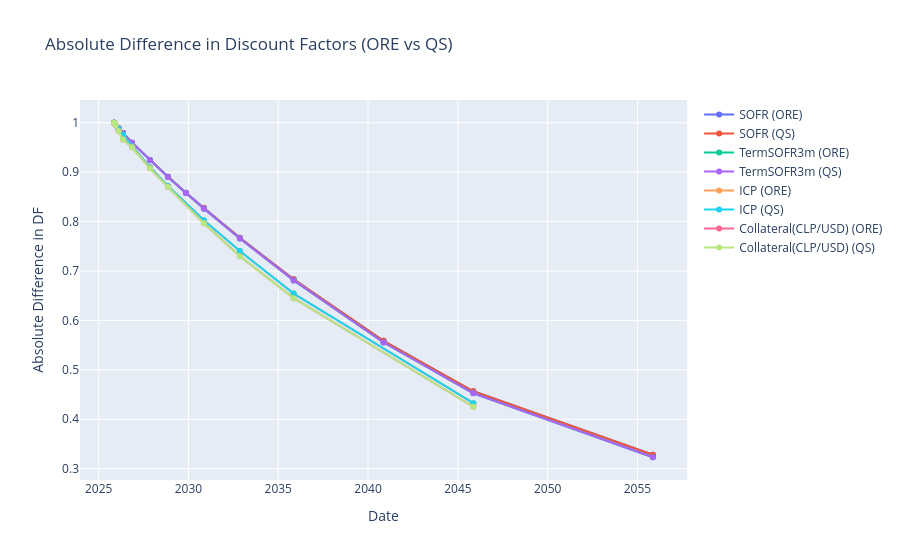

Write notebook code for a chart like this one.
### Code cell
fig = go.Figure()
for k in compare.keys():
    fig.add_trace(go.Scatter(x=compare[k]['Date'], y=compare[k]['DF (ORE)'], mode='lines+markers', name=k+' (ORE)'))
    fig.add_trace(go.Scatter(x=compare[k]['Date'], y=compare[k]['DF (QS)'], mode='lines+markers', name=k+' (QS)'))

fig.update_layout(title='Absolute Difference in Discount Factors (ORE vs QS)', xaxis_title='Date', yaxis_title='Absolute Difference in DF')
fig.show()

### Figure 1 — Plotly figure (JSON) as saved in the notebook; plotly's stock layout.template omitted (floating-point values rounded to 4 significant figures)
{"data": [{"mode": "lines+markers", "name": "SOFR (ORE)", "type": "scatter", "x": ["2025-11-11", "2025-11-12", "2026-02-11", "2026-05-11", "2026-11-11", "2027-11-11", "2028-11-11", "2029-11-11", "2030-11-11", "2032-11-11", "2035-11-11", "2040-11-11", "2045-11-11", "2055-11-11"], "y": [1.0, 0.9999, 0.989, 0.9791, 0.9597, 0.9244, 0.8908, 0.8586, 0.8273, 0.7673, 0.6834, 0.5587, 0.4566, 0.3281]}, {"mode": "lines+markers", "name": "SOFR (QS)", "type": "scatter", "x": ["2025-11-11", "2025-11-12", "2026-02-11", "2026-05-11", "2026-11-11", "2027-11-11", "2028-11-11", "2029-11-11", "2030-11-11", "2032-11-11", "2035-11-11", "2040-11-11", "2045-11-11", "2055-11-11"], "y": [1.0, 0.9999, 0.989, 0.9791, 0.9597, 0.9244, 0.8908, 0.8586, 0.8273, 0.7673, 0.6834, 0.5587, 0.4566, 0.3281]}, {"mode": "lines+markers", "name": "TermSOFR3m (ORE)", "type": "scatter", "x": ["2025-11-11", "2026-02-11", "2026-05-11", "2026-11-11", "2027-11-11", "2028-11-11", "2029-11-11", "2030-11-11", "2032-11-11", "2035-11-11", "2040-11-11", "2045-11-11", "2055-11-11"], "y": [1.0, 0.989, 0.979, 0.9596, 0.924, 0.8902, 0.8577, 0.8262, 0.7657, 0.681, 0.5553, 0.4526, 0.3231]}, {"mode": "lines+markers", "name": "TermSOFR3m (QS)", "type": "scatter", "x": ["2025-11-11", "2026-02-11", "2026-05-11", "2026-11-11", "2027-11-11", "2028-11-11", "2029-11-11", "2030-11-11", "2032-11-11", "2035-11-11", "2040-11-11", "2045-11-11", "2055-11-11"], "y": [1.0, 0.989, 0.979, 0.9596, 0.924, 0.8902, 0.8577, 0.8262, 0.7657, 0.681, 0.5553, 0.4526, 0.3231]}, {"mode": "lines+markers", "name": "ICP (ORE)", "type": "scatter", "x": ["2025-11-11", "2025-11-12", "2026-02-11", "2026-05-11", "2026-11-11", "2027-11-11", "2028-11-11", "2030-11-11", "2032-11-11", "2035-11-11", "2045-11-11"], "y": [1.0, 0.9999, 0.9874, 0.9757, 0.9526, 0.9102, 0.8723, 0.8026, 0.7404, 0.6544, 0.4325]}, {"mode": "lines+markers", "name": "ICP (QS)", "type": "scatter", "x": ["2025-11-11", "2025-11-12", "2026-02-11", "2026-05-11", "2026-11-11", "2027-11-11", "2028-11-11", "2030-11-11", "2032-11-11", "2035-11-11", "2045-11-11"], "y": [1.0, 0.9999, 0.9874, 0.9757, 0.9526, 0.9102, 0.8723, 0.8026, 0.7404, 0.6544, 0.4325]}, {"mode": "lines+markers", "name": "Collateral(CLP/USD) (ORE)", "type": "scatter", "x": ["2025-11-11", "2025-12-11", "2026-02-11", "2026-05-11", "2026-11-11", "2027-11-11", "2028-11-11", "2030-11-11", "2032-11-11", "2035-11-11", "2045-11-11"], "y": [1.0, 0.9948, 0.9835, 0.9659, 0.9505, 0.9077, 0.87, 0.7968, 0.73, 0.6451, 0.4253]}, {"mode": "lines+markers", "name": "Collateral(CLP/USD) (QS)", "type": "scatter", "x": ["2025-11-11", "2025-12-11", "2026-02-11", "2026-05-11", "2026-11-11", "2027-11-11", "2028-11-11", "2030-11-11", "2032-11-11", "2035-11-11", "2045-11-11"], "y": [1.0, 0.9948, 0.9835, 0.9659, 0.9505, 0.9077, 0.87, 0.7968, 0.73, 0.6451, 0.4253]}], "layout": {"title": {"text": "Absolute Difference in Discount Factors (ORE vs QS)"}, "xaxis": {"title": {"text": "Date"}}, "yaxis": {"title": {"text": "Absolute Difference in DF"}}}}
